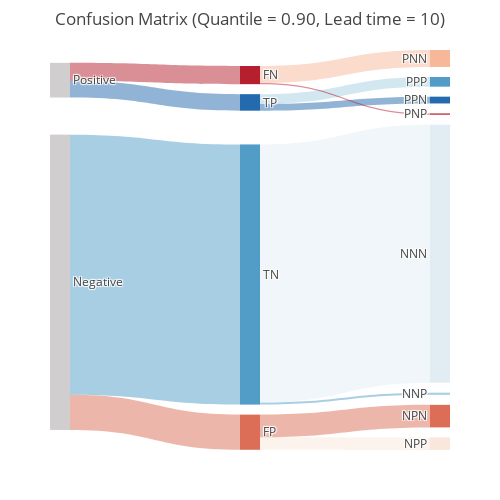

The cell this chart's notebook holds for it:
### Code cell
import matplotlib.pyplot as plt

plt.rcParams['figure.figsize'] = [8, 8]

data_trace = dict(
    type='sankey',
    arrangement='snap',
#     domain = dict(
#       x =  [0,1],
#       y =  [0,1]
#     ),
    orientation = "h",
    valueformat = ".0f",
    node = dict(
      pad = 10,
    # thickness = 30,
      line = dict(
        color = "black",
        width = 0
      ),
      label =  df_nodes['label'],
      color = df_nodes['color']
    ),
    link = dict(
      source = df_links['source'],
      target = df_links['target'],
      value = df_links['value'],
      color = df_links['color'],
  )
)

layout = dict(
        title = "Confusion Matrix (Quantile = 0.90, Lead time = 10)",
    height = 500,
    width = 500,
    margin=dict(
    l=50,
    r=50,
    b=50,
    t=50,
    pad=4
    ),
    font = dict(
      size = 12),
)

fig = dict(data=[data_trace], layout=layout)
iplot(fig, validate=False)
